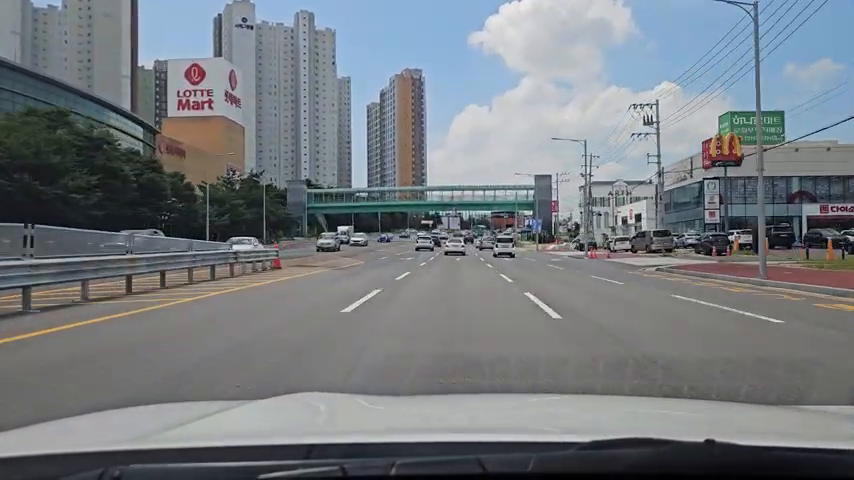
#> input picture frame 26 of 0720 Pitch/sample_38_short.mp4, 854 x 480 px
$ python create_phase3_video.py
#> lines starting #> are read from the running program, lines starting #| are printed output that depends on the picture; after the words box and inside, x2 and y2 are one past the last pixel; in counts of white or black regions, pixels touching at a corner belong together; pictures that were not available may be replaced by others from this repository, and a replacement may not be noted
import cv2
import numpy as np
import sys

orig_path = "../0720 Pitch/sample_38_short.mp4"
step3_path = "step3_tracking_dof.mp4"
out_path = "phase3_video_comparison.mp4"

cap1 = cv2.VideoCapture(orig_path)
cap2 = cv2.VideoCapture(step3_path)

fps = cap1.get(cv2.CAP_PROP_FPS)
w = int(cap1.get(cv2.CAP_PROP_FRAME_WIDTH))
h = int(cap1.get(cv2.CAP_PROP_FRAME_HEIGHT))
total = int(cap1.get(cv2.CAP_PROP_FRAME_COUNT))

fourcc = cv2.VideoWriter_fourcc(*'mp4v')
out = cv2.VideoWriter(out_path, fourcc, fps, (w * 2, h))

font = cv2.FONT_HERSHEY_SIMPLEX
idx = 0
while True:
    ret1, f1 = cap1.read()
#> f1 is the input picture: shape (480, 854, 3); mean B, G, R 128.2, 123.2, 117.6
    ret2, f2 = cap2.read()

    if not (ret1 and ret2):
        break

    idx += 1

    cv2.putText(f1, 'ORIGINAL', (10, 40), font, 1.0, (255,255,255), 2)
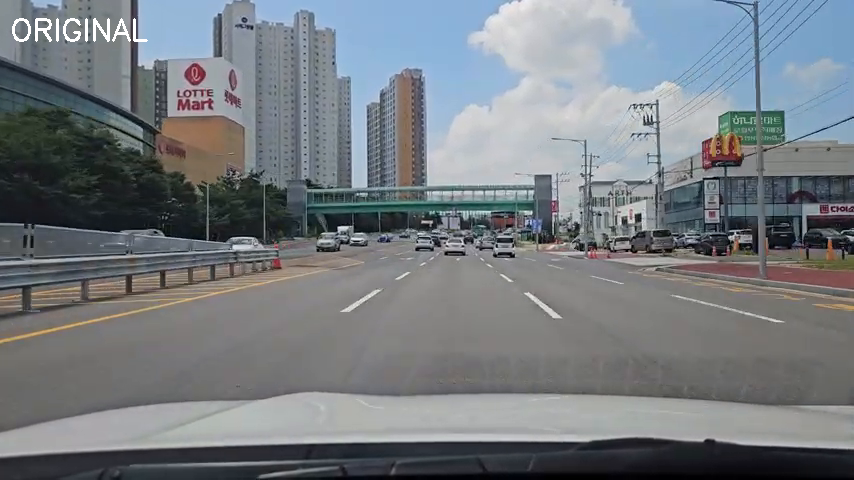
#> f1: shape (480, 854, 3); 0.28% of pixels changed, all inside (x1, y1, x2, y2) = (12, 18, 148, 42)
    cv2.putText(f2, 'True Optical Tracking (Phase 3)', (10, 40), font, 1.0, (100,255,100), 2)
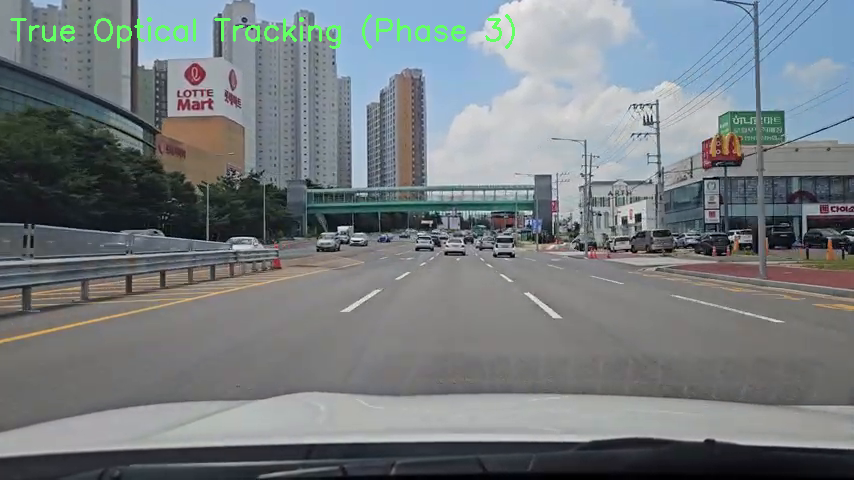
#> f2: shape (480, 854, 3); 0.8% of pixels changed, all inside (x1, y1, x2, y2) = (10, 14, 515, 49)

    combined = np.hstack([f1, f2])
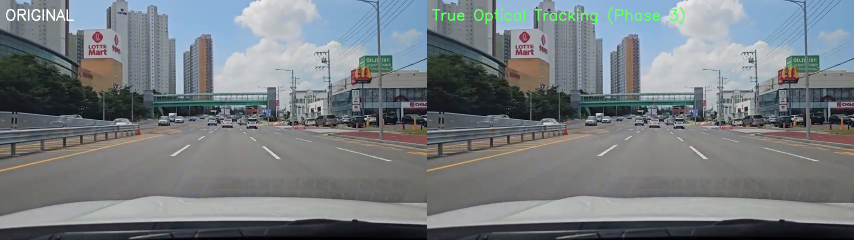
#> combined: shape (480, 1708, 3) (shown at 1/2 size); mean B, G, R 128, 123.8, 117.7
    out.write(combined)
    sys.stdout.write(f"\r  Frame {idx}/{total}")
    sys.stdout.flush()

cap1.release()
cap2.release()
out.release()
print("\nDone")

$ run again, starting later in the video
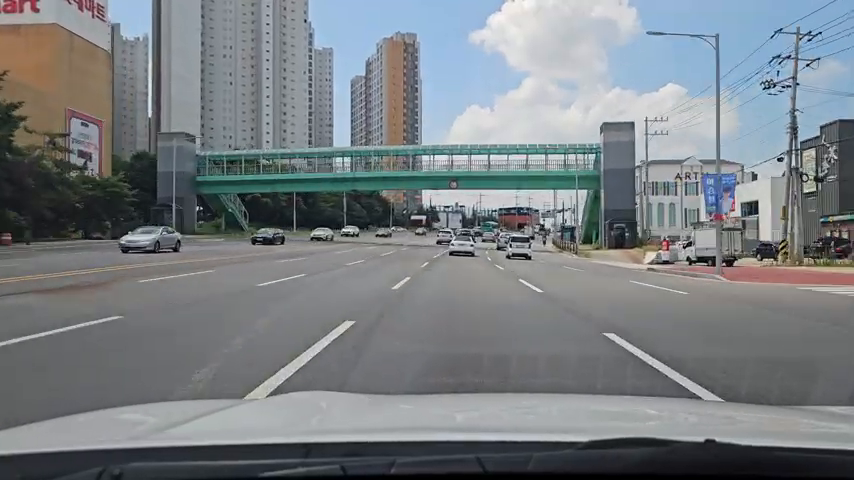
#> input picture frame 120 of 0720 Pitch/sample_38_short.mp4, 854 x 480 px
#> f1 is the input picture: shape (480, 854, 3); mean B, G, R 131.2, 127, 121.3
#> f1: shape (480, 854, 3); 0.28% of pixels changed, all inside (x1, y1, x2, y2) = (12, 18, 148, 42)
#> `cv2.putText(f2, 'True Optical Tracking (Phase 3)', (10, 40), font, 1.0..`:
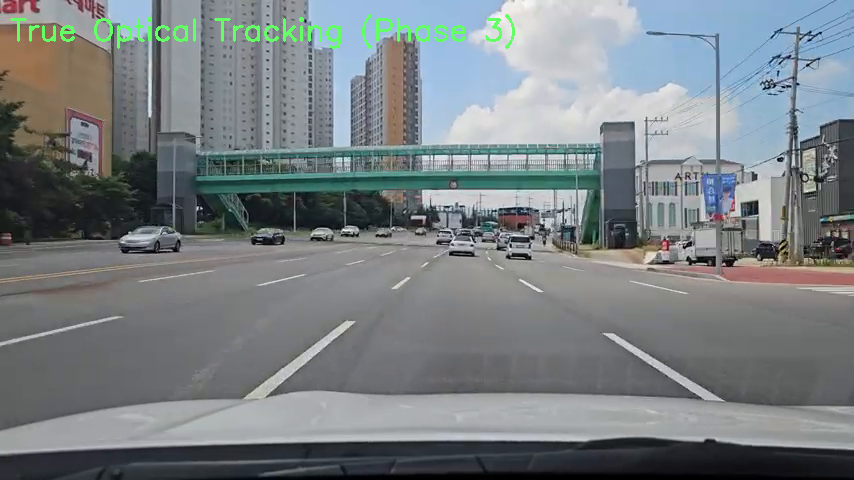
#> f2: shape (480, 854, 3); 0.8% of pixels changed, all inside (x1, y1, x2, y2) = (10, 14, 515, 49)
#> `combined = np.hstack([f1, f2])`:
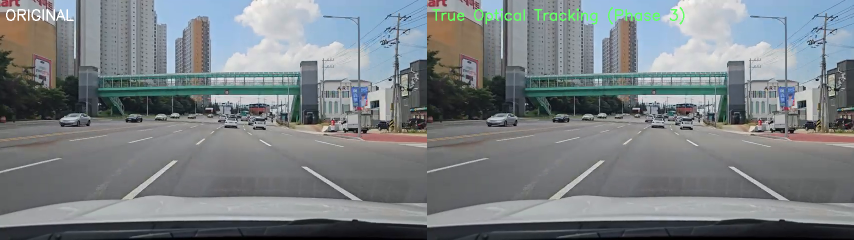
#> combined: shape (480, 1708, 3) (shown at 1/2 size); mean B, G, R 131, 127.5, 121.3
